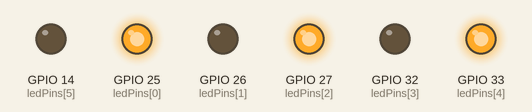
Simulated run of this sketch. Board: ESP32. On the bench: output pins drawn as LEDs (lit = HIGH). Random numbers use the default seed unless the sketch sets one; what the sketch prints to the serial monitor is not drawn.

Above: at 0.17 s.
At 8.54 s:
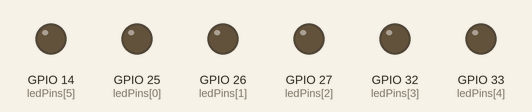
At 11.29 s:
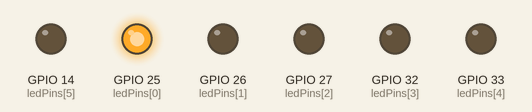
At 26.62 s:
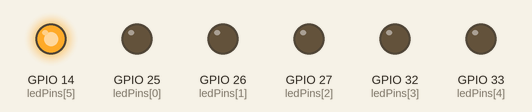
At 31.82 s:
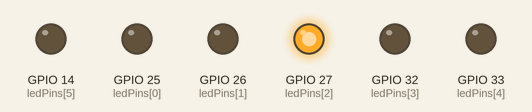
At 39.24 s:
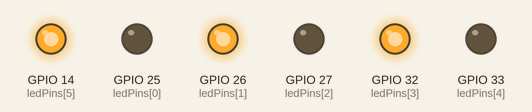
Timing chart, 0 to 40.0 s (numbered marks = the images above):
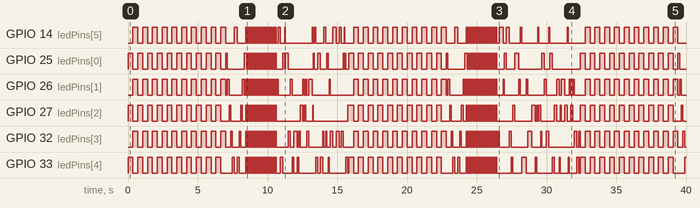

The sketch:

teste2_ESP32.ino
```cpp
/*******************************************************
   EFEITO DE NATAL PARA 6 LEDs NO ESP32
   Defina aqui os pinos usados em cada LED
********************************************************/

int ledPins[6] = { 25, 26, 27, 32, 33, 14 };
//      LED1 LED2 LED3 LED4 LED5 LED6
//  Ajuste conforme necessário ⬆️

int totalLeds = 6;

void setup() {
  Serial.begin(115200);

  // Configura todos os LEDs como saída
  for (int i = 0; i < totalLeds; i++) {
    pinMode(ledPins[i], OUTPUT);
    digitalWrite(ledPins[i], LOW);
  }

  Serial.println("Iniciando efeitos de Natal 🎄✨");
}

void loop() {
  efeitoAlternado();
  efeitoCorrida();
  efeitoPiscaRapido();
  efeitoAleatorio();
}

/*******************************************************
   EFEITO 1 — PISCA ALTERNADO
********************************************************/
void efeitoAlternado() {
  for (int i = 0; i < 10; i++) {
    for (int l = 0; l < totalLeds; l++) {
      digitalWrite(ledPins[l], (l % 2 == 0) ? HIGH : LOW);
    }
    delay(350);

    for (int l = 0; l < totalLeds; l++) {
      digitalWrite(ledPins[l], (l % 2 == 0) ? LOW : HIGH);
    }
    delay(350);
  }
}

/*******************************************************
   EFEITO 2 — CORRIDA LUMINOSA (tipo KITT natalino)
********************************************************/
void efeitoCorrida() {
  for (int i = 0; i < totalLeds; i++) {
    acendeUnico(i);
    delay(120);
  }
  for (int i = totalLeds - 1; i >= 0; i--) {
    acendeUnico(i);
    delay(120);
  }
}

void acendeUnico(int idx) {
  for (int l = 0; l < totalLeds; l++) {
    digitalWrite(ledPins[l], (l == idx) ? HIGH : LOW);
  }
}

/*******************************************************
   EFEITO 3 — PISCA RÁPIDO
********************************************************/
void efeitoPiscaRapido() {
  for (int i = 0; i < 16; i++) {
    setTodos(HIGH);
    delay(70);
    setTodos(LOW);
    delay(70);
  }
}

/*******************************************************
   EFEITO 4 — ALEATÓRIO ESTILO “PISCA-PISCA”
********************************************************/
void efeitoAleatorio() {
  for (int i = 0; i < 50; i++) {
    int r = random(0, totalLeds);
    digitalWrite(ledPins[r], HIGH);
    delay(random(40, 180));
    digitalWrite(ledPins[r], LOW);
  }
}

/*******************************************************/
void setTodos(bool estado) {
  for (int l = 0; l < totalLeds; l++) {
    digitalWrite(ledPins[l], estado);
  }
}
```

Measured:
- by itself, GPIO 14 (ledPins[5]): LOW → HIGH at 0.35 s, → LOW 0.35 s later, → HIGH 0.35 s later, → LOW 0.35 s later, … (156 changes in this stretch)
- by itself, GPIO 25 (ledPins[0]): LOW → HIGH at 0.00 s, → LOW 0.35 s later, → HIGH 0.35 s later, → LOW 0.35 s later, … (152 changes in this stretch)
- by itself, GPIO 26 (ledPins[1]): LOW → HIGH at 0.35 s, → LOW 0.35 s later, → HIGH 0.35 s later, → LOW 0.35 s later, … (162 changes in this stretch)
- by itself, GPIO 27 (ledPins[2]): LOW → HIGH at 0.00 s, → LOW 0.35 s later, → HIGH 0.35 s later, → LOW 0.35 s later, … (156 changes in this stretch)
- by itself, GPIO 32 (ledPins[3]): LOW → HIGH at 0.35 s, → LOW 0.35 s later, → HIGH 0.35 s later, → LOW 0.35 s later, … (166 changes in this stretch)
- by itself, GPIO 33 (ledPins[4]): LOW → HIGH at 0.00 s, → LOW 0.35 s later, → HIGH 0.35 s later, → LOW 0.35 s later, … (161 changes in this stretch)
